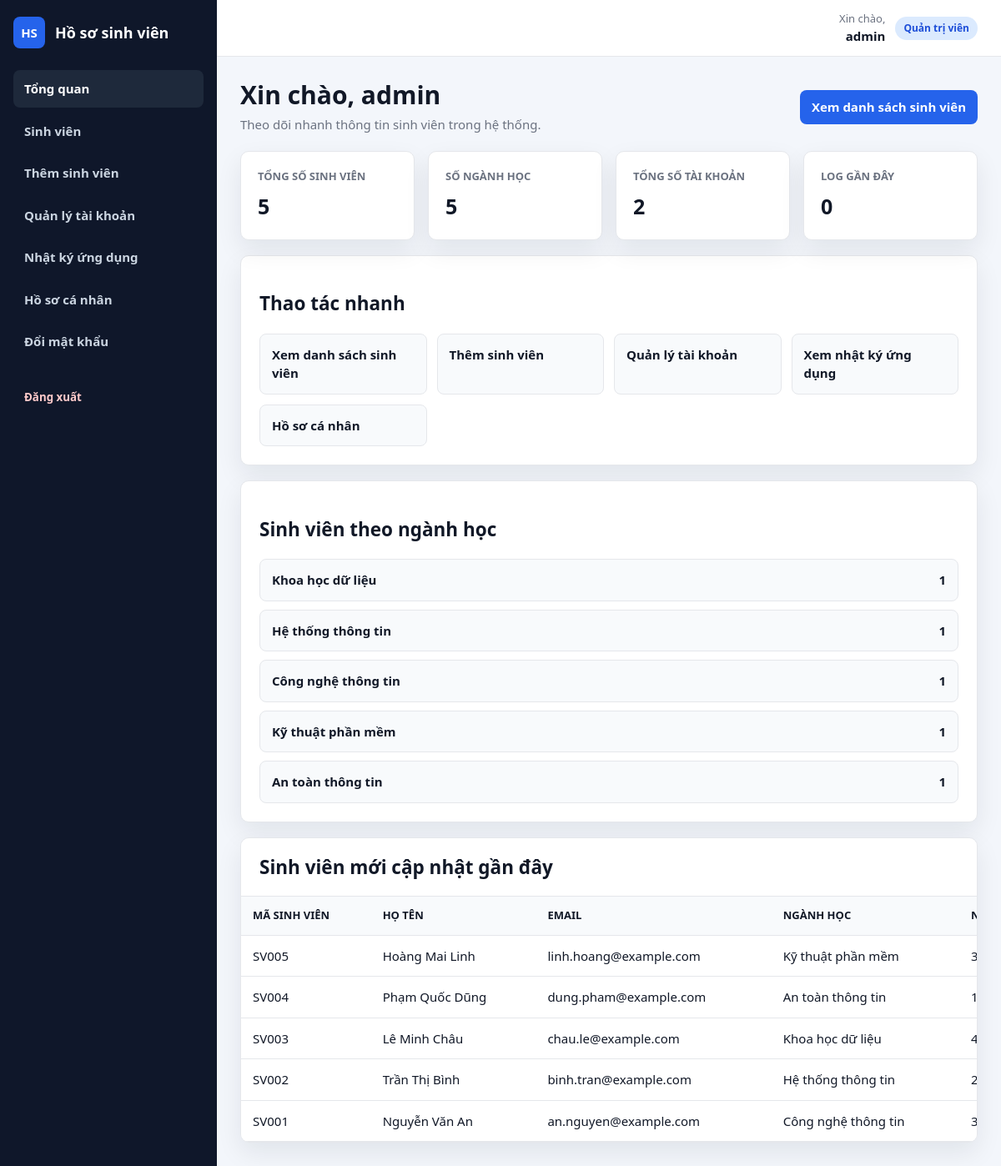
/index.php (signed in), run on the app's committed database.
### tables this page shows
CREATE TABLE IF NOT EXISTS students (
    id INT UNSIGNED AUTO_INCREMENT PRIMARY KEY,
    student_code VARCHAR(30) NOT NULL UNIQUE,
    full_name VARCHAR(120) NOT NULL,
    email VARCHAR(120) NOT NULL,
    phone VARCHAR(30) NULL,
    major VARCHAR(120) NULL,
    year TINYINT UNSIGNED NULL,
    created_at TIMESTAMP NOT NULL DEFAULT CURRENT_TIMESTAMP,
    updated_at TIMESTAMP NOT NULL DEFAULT CURRENT_TIMESTAMP ON UPDATE CURRENT_TIMESTAMP,
    INDEX idx_students_search (student_code, full_name, email)
);

### app/student.php (called while the page is built, shortened)
<?php
require_once __DIR__ . '/../config/database.php';
require_once __DIR__ . '/helpers.php';
function normalize_student_filters(array $filters): array
{
    return [
        'q' => trim((string) ($filters['q'] ?? '')),
        'major' => trim((string) ($filters['major'] ?? '')),
        'year' => trim((string) ($filters['year'] ?? '')),
    ];
}
function student_filter_sql(array $filters, array &$params): string
{
    $filters = normalize_student_filters($filters);
    $where = [];
    return $where === [] ? '' : ' WHERE ' . implode(' AND ', $where);
}
function list_students(string|array $filters = '', int $limit = 0, int $offset = 0): array
{
    $params = [];
    $filterArray = is_array($filters) ? $filters : ['q' => $filters];
    $where = student_filter_sql($filterArray, $params);
    $sql = 'SELECT * FROM students' . $where . ' ORDER BY id DESC';
    if ($limit > 0) {
        $sql .= ' LIMIT :limit OFFSET :offset';
    }
    $stmt = get_pdo()->prepare($sql);
    if ($limit > 0) {
        $stmt->bindValue(':limit', $limit, PDO::PARAM_INT);
        $stmt->bindValue(':offset', $offset, PDO::PARAM_INT);
    }
    $stmt->execute();
    return $stmt->fetchAll();
}
function count_students(array $filters = []): int
{
    $params = [];
    $where = student_filter_sql($filters, $params);
    $stmt = get_pdo()->prepare('SELECT COUNT(*) FROM students' . $where);
    $stmt->execute($params);
    return (int) $stmt->fetchColumn();
}
function count_students_by_major(): array
{
    $stmt = get_pdo()->query("SELECT COALESCE(NULLIF(major, ''), 'Chưa cập nhật') AS major, COUNT(*) AS total FROM students GROUP BY COALESCE(NULLIF(major, ''), 'Chưa cập nhật') ORDER BY total DESC");
    return $stmt->fetchAll();
}

### config/database.php (called while the page is built, shortened)
<?php
function get_pdo(): PDO
{
    static $pdo = null;
    if ($pdo instanceof PDO) {
        return $pdo;
    }
    $host = 'localhost';
    $database = 'web_demo_student';
    $username = 'root';
    $password = '';
    $dsn = "mysql:host={$host};dbname={$database};charset=utf8mb4";
    $pdo = new PDO($dsn, $username, $password, [
        PDO::ATTR_ERRMODE => PDO::ERRMODE_EXCEPTION,
        PDO::ATTR_DEFAULT_FETCH_MODE => PDO::FETCH_ASSOC,
        PDO::ATTR_EMULATE_PREPARES => false,
    ]);
    return $pdo;
}

### app/user.php (called while the page is built, shortened)
<?php
require_once __DIR__ . '/../config/database.php';
require_once __DIR__ . '/helpers.php';
function count_users(): int
{
    return (int) get_pdo()->query('SELECT COUNT(*) FROM users')->fetchColumn();
}

### public/index.php (the view, shortened to what this page needs)
<?php
require_once __DIR__ . '/../app/student.php';
require_once __DIR__ . '/../app/user.php';
$logFile = __DIR__ . '/../logs/app.log';
$majorStats = count_students_by_major();
$recentStudents = list_students([], 5, 0);
$recentLogCount = is_file($logFile)
    ? count(array_slice(file($logFile, FILE_IGNORE_NEW_LINES | FILE_SKIP_EMPTY_LINES) ?: [], -100))
    : 0;
?>
<section class="page-header">
    <div><h1>Xin chào, <?= e($_SESSION['username'] ?? '') ?></h1><p>Theo dõi nhanh thông tin sinh viên trong hệ thống.</p></div>
    <a class="btn btn-primary" href="students.php">Xem danh sách sinh viên</a>
</section>
<section class="stats-grid">
    <article class="stat-card"><span class="stat-label">Tổng số sinh viên</span><strong><?= e(count_students()) ?></strong></article>
    <article class="stat-card"><span class="stat-label">Số ngành học</span><strong><?= e(count($majorStats)) ?></strong></article>
    <article class="stat-card"><span class="stat-label">Tổng số tài khoản</span><strong><?= e(count_users()) ?></strong></article>
    <article class="stat-card"><span class="stat-label">Log gần đây</span><strong><?= e($recentLogCount) ?></strong></article>
</section>
<section class="card">
    <h2>Thao tác nhanh</h2>
    <div class="quick-links">
        <a href="students.php">Xem danh sách sinh viên</a>
        <a href="student_form.php">Thêm sinh viên</a>
        <a href="users.php">Quản lý tài khoản</a>
        <a href="logs.php">Xem nhật ký ứng dụng</a>
        <a href="profile.php">Hồ sơ cá nhân</a>
    </div>
</section>
<section class="card">
    <h2>Sinh viên theo ngành học</h2>
    <div class="mini-table">
        <?php foreach ($majorStats as $row): ?><div><span><?= e($row['major']) ?></span><strong><?= e($row['total']) ?></strong></div><?php endforeach; ?>
    </div>
</section>
<section class="table-card">
    <div class="table-title"><h2>Sinh viên mới cập nhật gần đây</h2></div>
    <table class="table">
        <thead><tr><th>Mã sinh viên</th><th>Họ tên</th><th>Email</th><th>Ngành học</th><th>Năm học</th></tr></thead>
        <tbody>
            <?php foreach ($recentStudents as $student): ?><tr><td><?= e($student['student_code']) ?></td><td><?= e($student['full_name']) ?></td><td><?= e($student['email']) ?></td><td><?= e($student['major']) ?></td><td><?= e($student['year']) ?></td></tr><?php endforeach; ?>
        </tbody>
    </table>
</section>

### public/assets/style.css (style rules this page uses)
:root { --font-main: "Segoe UI", Tahoma, Arial, sans-serif; --bg: #f3f6fb; --sidebar: #0f172a; --sidebar-soft: #1e293b; --card: #ffffff; --card-soft: #f8fafc; --field: #ffffff; --table-head: #f8fafc; --text: #111827; --muted: #6b7280; --border: #e5e7eb; --primary: #2563eb; --primary-dark: #1d4ed8; --danger: #dc2626; --warning: #f59e0b; --shadow: 0 12px 30px rgba(15, 23, 42, 0.08); --radius: 10px; }
* { box-sizing: border-box; font-family: var(--font-main); }
*::before, *::after { box-sizing: border-box; font-family: var(--font-main); }
body { margin: 0; background: var(--bg); color: var(--text); font-family: var(--font-main); font-size: 15px; line-height: 1.5; }
a { color: var(--primary); text-decoration: none; }
.page-header { align-items: center; display: flex; justify-content: space-between; gap: 18px; margin-bottom: 20px; }
.page-header h1 { font-size: 30px; line-height: 1.2; margin: 0 0 6px; }
.page-header p { color: var(--muted); margin: 0; }
.card, .table-card, .login-card, .stat-card { background: var(--card); border: 1px solid var(--border); border-radius: var(--radius); box-shadow: var(--shadow); }
.card { margin-bottom: 18px; padding: 22px; }
.table-card { margin-bottom: 18px; overflow-x: auto; }
.table-title { border-bottom: 1px solid var(--border); padding: 18px 22px; }
.table-title h2 { margin: 0; }
.stats-grid, .profile-grid, .detail-grid { display: grid; gap: 16px; grid-template-columns: repeat(4, minmax(0, 1fr)); margin-bottom: 18px; }
.stat-card, .profile-grid > div, .detail-grid > div { padding: 20px; }
.stat-label, .meta-label { color: var(--muted); display: block; font-size: 13px; font-weight: 800; margin-bottom: 8px; text-transform: uppercase; }
.stat-card strong, .profile-grid strong, .detail-grid strong { display: block; font-size: 25px; overflow-wrap: anywhere; }
.btn { align-items: center; border: 1px solid transparent; border-radius: 8px; cursor: pointer; display: inline-flex; font-family: var(--font-main); font-size: inherit; font-weight: 800; justify-content: center; min-height: 40px; padding: 8px 13px; white-space: nowrap; }
.btn-primary { background: var(--primary); color: #ffffff; }
.table, table { border-collapse: collapse; min-width: 980px; width: 100%; }
th, td { border-bottom: 1px solid var(--border); padding: 13px 14px; text-align: left; vertical-align: middle; }
th { background: var(--table-head); color: var(--text); font-size: 13px; text-transform: uppercase; }
td { overflow-wrap: anywhere; }
.quick-links { display: grid; gap: 12px; grid-template-columns: repeat(4, minmax(0, 1fr)); }
.quick-links a, .mini-table div { background: var(--card-soft); border: 1px solid var(--border); border-radius: 8px; color: var(--text); font-weight: 800; padding: 13px 14px; }
.mini-table { display: grid; gap: 10px; }
.mini-table div { align-items: center; display: flex; justify-content: space-between; }

### data on the page
students: student_code "SV005", full_name "Hoàng Mai Linh", email "linh.hoang@example.com", major "Kỹ thuật phần mềm", year "3"
students: student_code "SV004", full_name "Phạm Quốc Dũng", email "dung.pham@example.com", major "An toàn thông tin", year "1"
students: student_code "SV003", full_name "Lê Minh Châu", email "chau.le@example.com", major "Khoa học dữ liệu", year "4"
students: student_code "SV002", full_name "Trần Thị Bình", email "binh.tran@example.com", major "Hệ thống thông tin", year "2"
students: student_code "SV001", full_name "Nguyễn Văn An", email "an.nguyen@example.com", major "Công nghệ thông tin", year "3"

### other printed values
$label "Tổng quan"
$label "Sinh viên"
$label "Thêm sinh viên"
$label "Quản lý tài khoản"
$label "Nhật ký ứng dụng"
$label "Hồ sơ cá nhân"
$label "Đổi mật khẩu"
$username "admin"
role_label($role) "Quản trị viên"
$_SESSION['username'] "admin"
count_students() "5"
count($majorStats) "5"
count_users() "2"
$recentLogCount "0"
$row['major'] "Khoa học dữ liệu"
